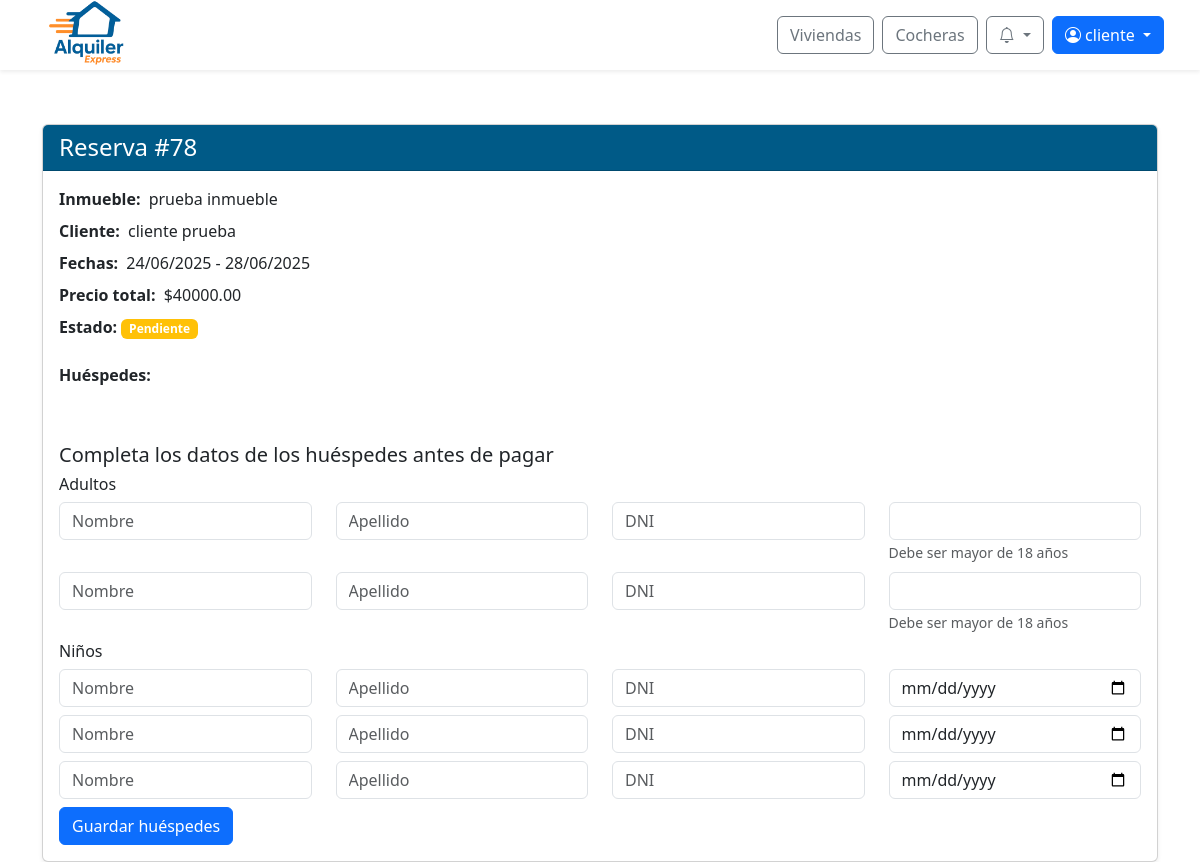
Before: /reservas/78/detalle/ (signed in) with the older database file.
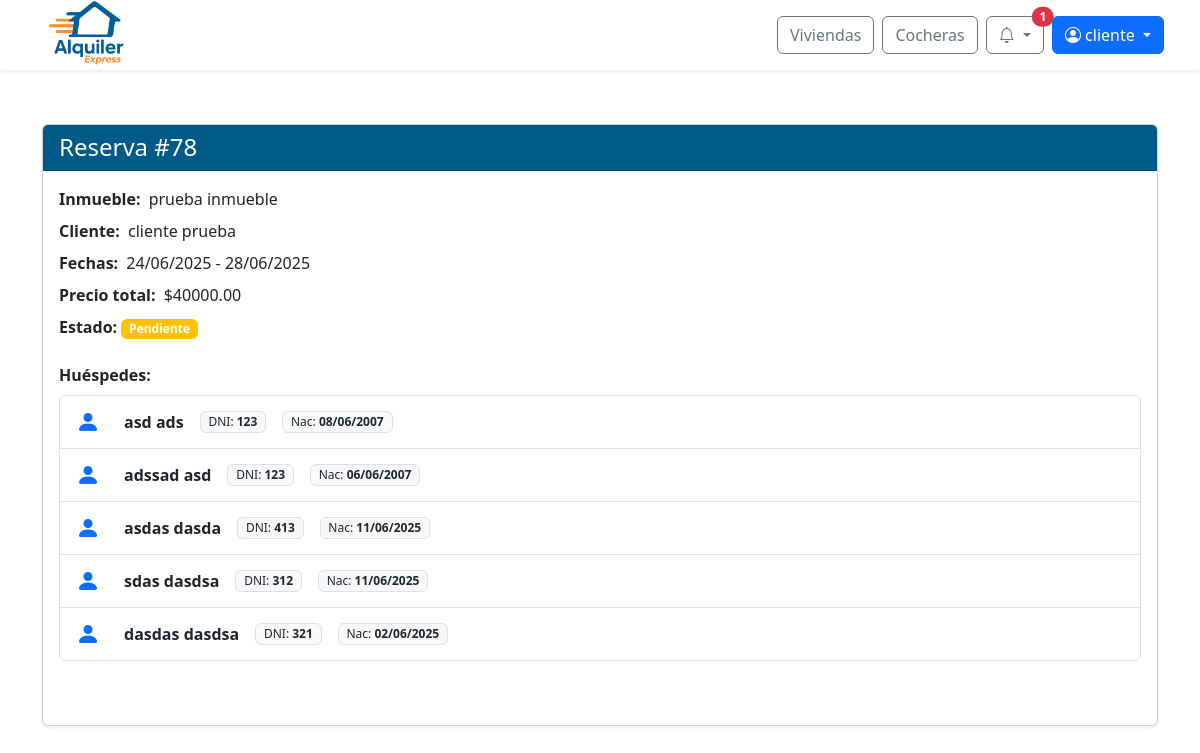
After: the same page with the newer database file.
### web/models.py (models this page shows, shortened)
class Huesped(models.Model):
    reserva = models.ForeignKey('Reserva', related_name='huespedes', on_delete=models.CASCADE)
    nombre = models.CharField(max_length=100)
    apellido = models.CharField(max_length=100)
    dni = models.CharField(max_length=20)
    fecha_nacimiento = models.DateField()

### web/viewsReservas.py (the view)
# urls.py: path('reservas/<int:id_reserva>/detalle/', viewsReservas.ver_detalle_reserva, name='ver_detalle_reserva'),
@login_required
def ver_detalle_reserva(request, id_reserva):
    reserva = get_object_or_404(Reserva, id_reserva=id_reserva)
    huespedes = reserva.huespedes.all()
    huespedes = reserva.huespedes.all()  # <-- Relación con Huesped
    rango_adultos = range(reserva.cantidad_adultos)
    rango_ninos = range(reserva.cantidad_ninos)
    today = date.today()
    fecha_max_adulto = today.replace(year=today.year - 18)
    tiempo_restante = None
    if reserva.estado.nombre == "Aprobada" and reserva.aprobada_en:
        limite = reserva.aprobada_en + timedelta(hours=24)
        ahora = timezone.now()
        tiempo_restante = (limite - ahora).total_seconds()
        if tiempo_restante < 0:
            tiempo_restante = 0
    es_admin_o_empleado = is_admin_or_empleado(request.user)
    return render(request, 'reservas_detalle.html', {
        'reserva': reserva,
        'huespedes': huespedes,
        'rango_adultos': rango_adultos,
        'rango_ninos': rango_ninos,
        'tiempo_restante': tiempo_restante,
        'is_admin_or_empleado': es_admin_o_empleado,
        'fecha_max_adulto': fecha_max_adulto.strftime("%Y-%m-%d"),
    })

### web/context_processors.py (called while the page is built)
def notifications(request):
    if request.user.is_authenticated:
        try:
            return {
                'notificaciones': request.user.perfil.notificacion_set.order_by('-fecha_creacion')[:10],
                'notificaciones_no_leidas': request.user.perfil.notificacion_set.filter(leido=False).count()
            }
        except Exception:
            return {}
    return {}

def is_client_context(request):
    return {'is_client': is_client(request.user)}

### web/models.py (called while the page is built)
    def __str__(self):
        return self.nombre

### web/templatetags/user_groups.py (called while the page is built)
@register.filter(name='has_group')
def has_group(user, group_name):
    if not user.is_authenticated:
        return False
    return user.groups.filter(name=group_name).exists()

### web/utils.py (called while the page is built)
def is_admin_or_empleado(user):
    return user.is_authenticated and (user.is_staff or user.groups.filter(name="empleado").exists())

### web/views.py (called while the page is built)
def is_client(user):
    return user.is_authenticated and user.groups.filter(name="cliente").exists()

### web/templates/reservas_detalle.html (shortened to what the changed rows need)
{% extends 'base/base.html' %}
{% load static %}
{% block content %}
<div class="container mt-4" style="padding-top: 100px;">
  <div class="card shadow-sm">
    <div class="card-body">
      {% if reserva.inmueble %}
        <div class="mb-3">
          <ul class="list-group mt-2">
            {% for h in huespedes %}
              <li class="list-group-item">
                <div class="d-flex align-items-center flex-wrap gap-3">
                  <span class="me-2">
                    <i class="bi bi-person-fill text-primary fs-4"></i>
                  </span>
                  <span class="fw-semibold">{{ h.nombre }} {{ h.apellido }}</span>
                  <span class="badge bg-light text-dark border fw-normal">
                    DNI: <span class="fw-semibold">{{ h.dni }}</span>
                  </span>
                  <span class="badge bg-light text-dark border fw-normal">
                    Nac: <span class="fw-semibold">{{ h.fecha_nacimiento|date:"d/m/Y" }}</span>
                  </span>
                </div>
              </li>
            {% endfor %}
          </ul>
        </div>
      {% endif %}
      <br>
      {% if reserva.inmueble %}
        {% with total_huespedes=huespedes|length %}
          {% if total_huespedes < reserva.cantidad_adultos|add:reserva.cantidad_ninos %}
            <form id="form-huespedes" method="post" action="{% url 'completar_huespedes' reserva.id_reserva %}">
              <h5>Completa los datos de los huéspedes antes de pagar</h5>
              <h6> Adultos </h6>
              {% for i in rango_adultos %}
                <div class="row mb-2">
                  <div class="col">
                    <input type="text" name="nombre_{{ forloop.counter0 }}" class="form-control" placeholder="Nombre" required>
                  </div>
                  <div class="col">
                    <input type="text" name="apellido_{{ forloop.counter0 }}" class="form-control" placeholder="Apellido" required>
                  </div>
                  <div class="col">
                    <input type="text" name="dni_{{ forloop.counter0 }}" class="form-control" placeholder="DNI" required>
                  </div>
                  <div class="col">
                    <input type="text" name="fecha_nacimiento_{{ forloop.counter0 }}" class="form-control fecha-adulto" required>
                    <small class="text-muted">Debe ser mayor de 18 años</small>
                  </div>
                </div>
              {% endfor %}
              {% if reserva.cantidad_ninos > 0 %}
                <h6> Niños </h6>
                {% for i in rango_ninos %}
                  <div class="row mb-2">
                    <div class="col">
                      <input type="text" name="nombre_{{ forloop.counter0|add:reserva.cantidad_adultos }}" class="form-control" placeholder="Nombre" required>
                    </div>
                    <div class="col">
                      <input type="text" name="apellido_{{ forloop.counter0|add:reserva.cantidad_adultos }}" class="form-control" placeholder="Apellido" required>
                    </div>
                    <div class="col">
                      <input type="text" name="dni_{{ forloop.counter0|add:reserva.cantidad_adultos }}" class="form-control" placeholder="DNI" required>
                    </div>
                    <div class="col">
                      <input type="date" name="fecha_nacimiento_{{ forloop.counter0|add:reserva.cantidad_adultos }}" class="form-control fecha-nino" required>
                    </div>
                  </div>
                {% endfor %}
              {% endif %}
              <button type="submit" class="btn btn-primary">Guardar huéspedes</button>
            </form>
          {% endif %}
        {% endwith %}
      {% endif %}
    </div>
  </div>
</div>
  <link rel="stylesheet" href="https://cdn.jsdelivr.net/npm/flatpickr/dist/flatpickr.min.css">
{% endblock %}

### web/templates/base/base.html (shortened to what this page needs)
{% load static %}
{% load user_groups %}
<!DOCTYPE html>
<html lang="es">
<head>
  <link rel="stylesheet" href="{% static 'css/normalize' %}">
  <link href="https://cdn.jsdelivr.net/npm/bootstrap@5.3.3/dist/css/bootstrap.min.css" rel="stylesheet">
  <link href="https://cdn.jsdelivr.net/npm/bootstrap-icons@1.10.5/font/bootstrap-icons.css" rel="stylesheet">
  <link rel="stylesheet" href="https://cdn.jsdelivr.net/npm/sweetalert2@11/dist/sweetalert2.min.css">
  <link rel="stylesheet" href="{% static 'css/global.css' %}">
  <link rel="stylesheet" href="{% static 'css/notification.css' %}">
</head>
<body>
  <nav class="navbar navbar-expand-lg navbar-light bg-white fixed-top shadow-sm px-4">
    <div class="navbar__container container-fluid d-flex align-items-center justify-content-between">
      <div class="d-flex align-items-center me-3">
        <a href="{% url 'index' %}">
          <img src="{% static 'img/logo-alquiler-express-3.png' %}" alt="Logo Alquiler Express" class="navbar__icon">
        </a>
      </div>
      <div class="navbar__buttons d-flex align-items-center ms-3">
        <a href="{% url 'buscar_inmuebles' %}" class="btn btn-outline-secondary me-2">Viviendas</a>
        <a href="{% url 'buscar_cocheras' %}" class="btn btn-outline-secondary me-2">Cocheras</a>
        {% if user.is_authenticated %}
          <div class="dropdown me-2">
            <button class="btn btn-outline-secondary position-relative dropdown-toggle"
                    type="button"
                    id="notificacionesDropdown"
                    data-bs-toggle="dropdown"
                    aria-expanded="false"
                    onclick="marcarTodasLeidas('{% url 'marcar_todas_leidas' %}', '{{ csrf_token }}')">
              <i class="bi bi-bell"></i>
              {% if notificaciones_no_leidas > 0 %}
                <span class="position-absolute top-0 start-100 translate-middle badge rounded-pill bg-danger">
                  {{ notificaciones_no_leidas }}
                </span>
              {% endif %}
            </button>
          </div>
          <div class="dropdown">
            <button class="btn btn-primary dropdown-toggle" type="button" id="userOptionsDropdown" data-bs-toggle="dropdown" aria-expanded="false">
              <i class="bi bi-person-circle"></i> {{ user.first_name|default:user.username }}
            </button>
          </div>
        {% else %}
          <a href="{% url 'login' %}" class="btn btn-outline-secondary me-2">Iniciar sesión</a>
          <a href="{% url 'register' %}" class="btn btn-primary">Registrarse</a>
        {% endif %}
      </div>
    </div>
  </nav>
  {% block content %}{% endblock content %}
</body>
</html>

Changed rows visible on the page:
added Huesped: nombre "asd", apellido "ads", dni "123", fecha_nacimiento "08/06/2007"
added Huesped: nombre "adssad", apellido "asd", dni "123", fecha_nacimiento "06/06/2007"
added Huesped: nombre "asdas", apellido "dasda", dni "413", fecha_nacimiento "11/06/2025"
added Huesped: nombre "sdas", apellido "dasdsa", dni "312", fecha_nacimiento "11/06/2025"
added Huesped: nombre "dasdas", apellido "dasdsa", dni "321", fecha_nacimiento "02/06/2025"
Other visible differences:
{{ notificaciones_no_leidas }}: (not shown) → "1"
text no longer shown: "Completa los datos de los huéspedes antes de pagar Adultos Niños Guardar huéspedes"
list line gone: "    Debe ser mayor de 18 años"
